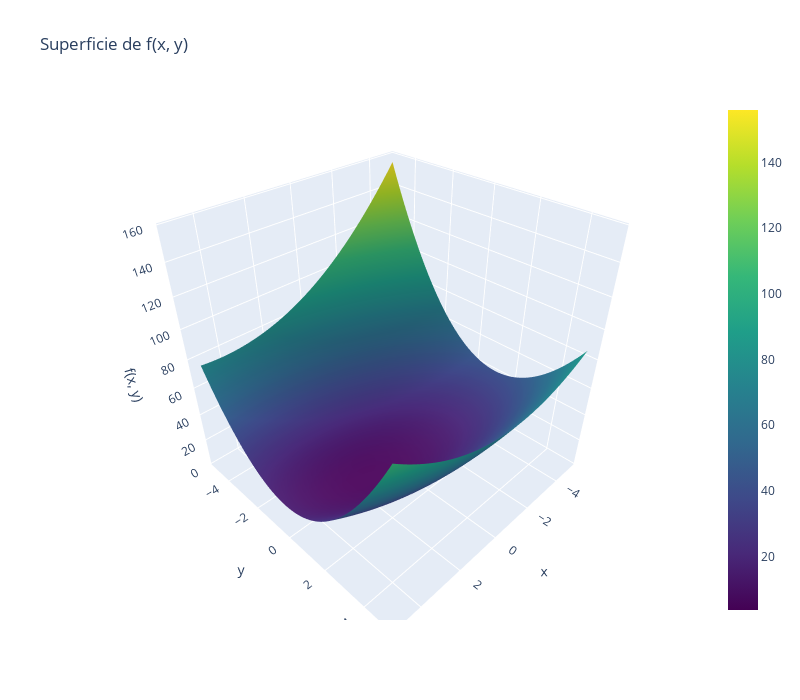

The notebook cell this image was saved under:
### Code cell
model.plot_function_3d()

### Figure 1 — Plotly figure (JSON) as saved in the notebook; plotly's stock layout.template omitted (floating-point values rounded to 4 significant figures; data arrays with more than 128 entries replaced by an {"elided": "..."} marker saying what was removed)
{"data": [{"colorscale": [[0, "#440154"], [0.1111, "#482878"], [0.2222, "#3e4989"], [0.3333, "#31688e"], [0.4444, "#26828e"], [0.5556, "#1f9e89"], [0.6667, "#35b779"], [0.7778, "#6ece58"], [0.8889, "#b5de2b"], [1, "#fde725"]], "type": "surface", "x": {"elided": "100x100 float values"}, "y": {"elided": "100x100 float values"}, "z": {"elided": "100x100 float values"}}], "layout": {"height": 700, "scene": {"xaxis": {"title": {"text": "x"}}, "yaxis": {"title": {"text": "y"}}, "zaxis": {"title": {"text": "f(x, y)"}}}, "title": {"text": "Superficie de f(x, y)"}, "width": 800}}
